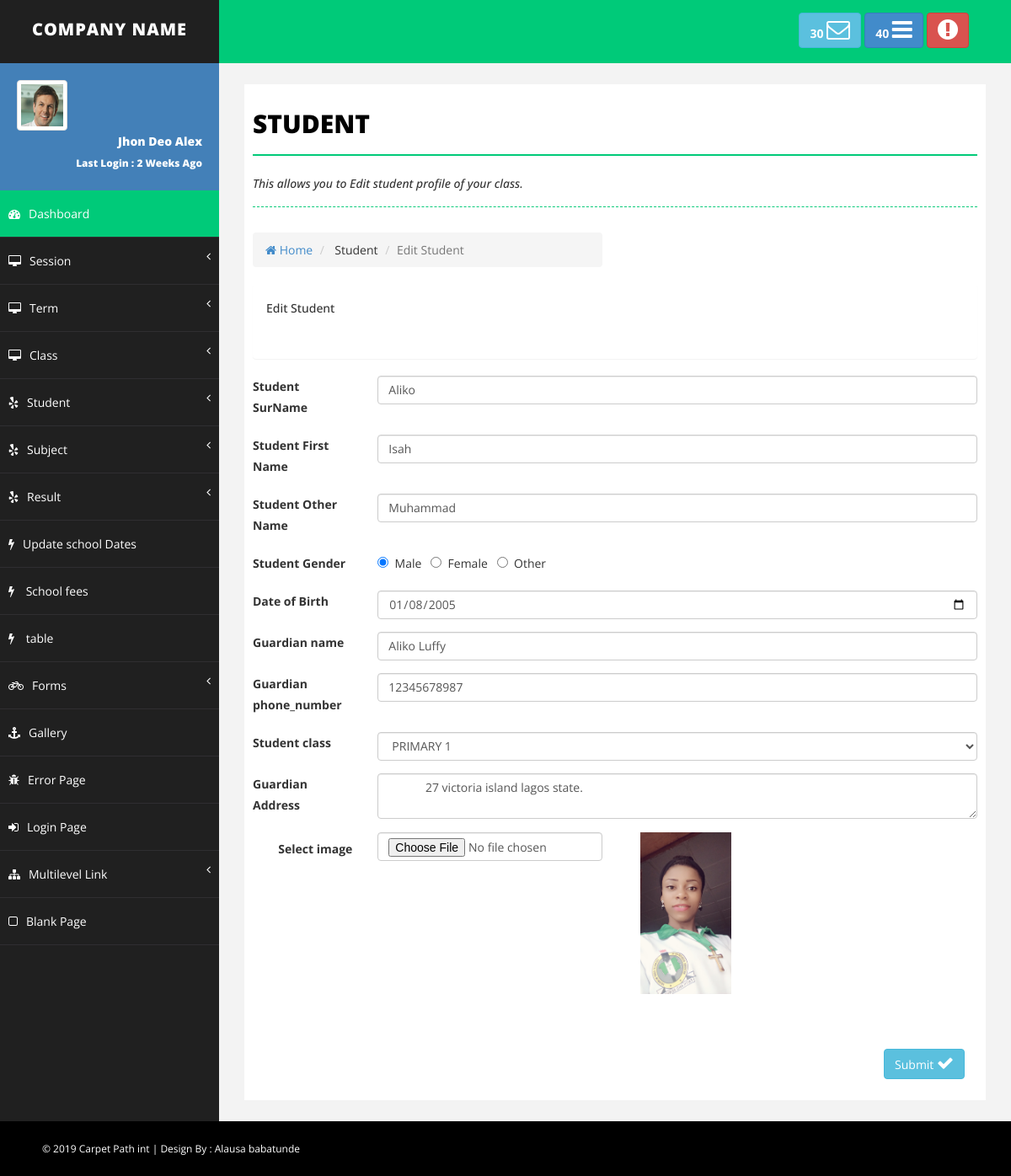
/admin/edit_student.php?student_id=1, run on the app's committed database.
### tables this page shows
CREATE TABLE IF NOT EXISTS `tbl_student` (
  `student_id` int(11) NOT NULL AUTO_INCREMENT,
  `teacher_id` int(11) NOT NULL,
  `class_id` int(11) NOT NULL,
  `surname` varchar(50) NOT NULL,
  `first_name` varchar(50) NOT NULL,
  `other_name` varchar(50) NOT NULL,
  `gender` varchar(50) NOT NULL,
  `dob` varchar(50) NOT NULL,
  `guardian_name` varchar(50) NOT NULL,
  `guardian_phone` varchar(15) NOT NULL,
  `address` varchar(255) NOT NULL,
  `image` varchar(255) NOT NULL,
  `reg_date` timestamp NOT NULL,
  `update_date` timestamp NOT NULL ON UPDATE CURRENT_TIMESTAMP,
  PRIMARY KEY (`student_id`)
);

CREATE TABLE IF NOT EXISTS `tbl_class` (
  `class_id` int(11) NOT NULL AUTO_INCREMENT,
  `teacher_id` int(11) NOT NULL,
  `class` varchar(255) NOT NULL,
  `class_code` varchar(255) NOT NULL,
  `teacher_assigned` varchar(255) NOT NULL,
  `reg_date` timestamp NOT NULL DEFAULT CURRENT_TIMESTAMP,
  `update_date` timestamp NOT NULL DEFAULT CURRENT_TIMESTAMP ON UPDATE CURRENT_TIMESTAMP,
  UNIQUE KEY `class_id` (`class_id`)
);

### config/DbFunctions.php (called while the page is built, shortened)
<?php
class DbFunction {
function show_class_Byid( $id ){
	$db = Database::getInstance();
	$conn = $db->getConnection();
	$sql = "SELECT * FROM tbl_class WHERE class_id=:id";
	$stmt = $conn->prepare($sql) ;
	$stmt->bindParam(':id',$id,PDO::PARAM_STR) ;
	$stmt->execute();
	return $stmt ;
}
function show_student_Byid( $id ){
	$db = Database::getInstance();
	$conn = $db->getConnection();
	$sql = "SELECT * FROM tbl_student WHERE student_id=:id LIMIT 1";
	$stmt = $conn->prepare($sql) ;
	$stmt->bindParam(':id',$id,PDO::PARAM_STR) ;
	$stmt->execute();
	return $stmt ;
}
}
?>

### admin/edit_student.php (the view, shortened to what this page needs)
<?php
if (isset($_GET['student_id'])) {
 $student_id = $_GET['student_id'] ;
}else {
    header("location:manage_student.php") ;
}
include('../config/DbFunctions.php');
$obj = new DbFunction();
$query = $obj->show_student_Byid($student_id);
$student = $query->fetch(PDO::FETCH_OBJ);
 ?>
  <?php include('./includes/header.php') ;    ?>
    <div id="wrapper">
      <?php include('./includes/top_bar.php') ;    ?>
      <?php include('./includes/left_bar.php') ;    ?>
        <div id="page-wrapper">
            <div id="page-inner">
                <div class="row">
                    <div class="col-md-12">
                        <h1 class="page-head-line">STUDENT</h1>
                        <h1 class="page-subhead-line">This allows you to Edit student profile of  your class. </h1>
                         <div class="row breadcrumb-div">
                                <div class="col-md-6">
                                    <ul class="breadcrumb">
                                        <li><a href="dashboard.php"><i class="fa fa-home"></i> Home</a></li>
                                        <li> Student </li>
                                        <li class="active">Edit Student</li>
                                    </ul>
                                </div>
                            </div>
                    </div>
                </div>
            <div class="row">
                <div class="col-md-12">
                <div class="panel panel">
                <div class="panel-heading">
                     <div class="panel-title">
                        <h5> Edit Student </h5>
                     </div>
                </div>
                     <div class="panel-body">
                </div>
                </div>
                <div>
            <form class="form-horizontal" method="post"  action="../modal/modal_student.php?student_id=<?php echo $student->student_id ; ?>"   enctype="multipart/form-data">
                <div class="form-group">
                    <label class="control-labbel col-sm-2"> Student  SurName</label>
                    <div class="col-sm-10">
                        <input type="text" name="last_name" class="form-control" id="last_name" placeholder="Enter student surname here... " value="<?php echo $student->surname; ?>" required="required" />
                    </div>
                </div>
                <div class="form-group">
                    <label class="control-labbel col-sm-2"> Student First Name</label>
                    <div class="col-sm-10">
                        <input type="text" name="first_name" class="form-control" id="first_name" placeholder="Enter student first name "  value="<?php echo $student->first_name; ?>" required="required" />
                    </div>
                </div>
                <div class="form-group">
                    <label class="control-labbel col-sm-2"> Student Other Name</label>
                    <div class="col-sm-10">
                        <input type="text" name="other_name" class="form-control" id="other_name" placeholder="Enter student other names "  value="<?php echo $student->other_name; ?>" required="required" />
                    </div>
                </div>
                 <div class="form-group">
                    <label class="control-labbel col-sm-2"> Student Gender</label>
                    <div class="col-sm-10">
                    <?php
                    $gender = $student->gender ;
                    if($gender=="Male"){
                        ?>
                         <input type="radio" name="gender" value="Male" required="required" checked /> &nbsp;Male &nbsp;
                         <input type="radio" name="gender" value="Female" required="required" /> &nbsp;Female &nbsp;
                         <input type="radio" name="gender" value="Other" required="required" /> &nbsp;Other
                   <?php  } ?>
                    </div>
                </div>
                  <div class="form-group">
                    <label class="control-labbel col-sm-2"> Date of Birth</label>
                    <div class="col-sm-10">
                        <input type="date" name="dob" class="form-control" id="other_name" placeholder="Enter student other names " required="required"  value="<?php echo $student->dob; ?>" min="1980-12-31" />
                    </div>
                </div>
                 <div class="form-group">
                    <label class="control-labbel col-sm-2"> Guardian name </label>
                    <div class="col-sm-10">
                        <input type="text" name="guardian" class="form-control" id="guardian_name" placeholder="Enter Guardian name "  value="<?php echo $student->guardian_name; ?>" required="required" />
                    </div>
                </div>
                 <div class="form-group">
                    <label class="control-labbel col-sm-2"> Guardian phone_number </label>
                    <div class="col-sm-10">
                        <input type="text" name="phone_number" class="form-control" id="phone_number" placeholder="Enter Phone number "  value="<?php echo $student->guardian_phone; ?>" required="required" />
                    </div>
                </div>
                <div class="form-group">
                    <label class="control-labbel col-sm-2"> Student class</label>
                    <div class="col-sm-10">
                <?php
                $class = $obj->show_class_Byid($student->class_id);
                $class_result = $class->fetch(PDO::FETCH_OBJ);
                ?>
                       <select name="class_id" class="form-control" id="class_name" required="required">
                    <option value="<?php echo $student->class_id; ?>"><?php echo htmlentities($class_result->class); ?></option>
                        </select>
                    </div>
                </div>
                 <div class="form-group">
                    <label class="control-labbel col-sm-2"> Guardian Address </label>
                    <div class="col-sm-10">
                        <textarea name="address"  required="required"  value="" class="form-control">
            <?php echo $student->address; ?>
                        </textarea>
                    </div>
                </div>
                     <div class="form-group">
                    <label class="control-label col-sm-2"> Select image </label>
                    <div class="col-sm-4">
                        <input type="file" name="image_upload" class="form-control" id="fileUpload" />
                    </div>
                     <div class="col-sm-6">
                       <div id="image-holder">
                        <img src="<?php echo "$student->image" ; ?>" class="col-sm-4 img-responsive" id="img_size" alt="student image" />
                       </div>
                    </div>
                </div>
                </div><br /><br />
                <div class="form-group has-success" style="float: right;" >
                    <div class="col-sm-2">
                        <button type="submit" name="submit_edit_student" class="btn btn-info btn-labeled" id="submit_edit_student" > Submit <span class="btn-label btn-label-right"> <i class="fa fa-check" style="font-size:20px"></i></span> </button>
                    </div>
                </div>
            </div>
            </div>
            </div>
            </div>
        </div>
         <div id="footer-sec">
        &copy; 2019 Carpet Path int | Design By : Alausa babatunde
          </div>
</body>
</html>

### data on the page
tbl_student: last_name "Aliko", first_name "Isah", other_name "Muhammad", dob "01/08/2005", guardian "Aliko Luffy", phone_number "12345678987", address "27 victoria island lagos state.", image (picture)
tbl_class: class_id "PRIMARY 1"
